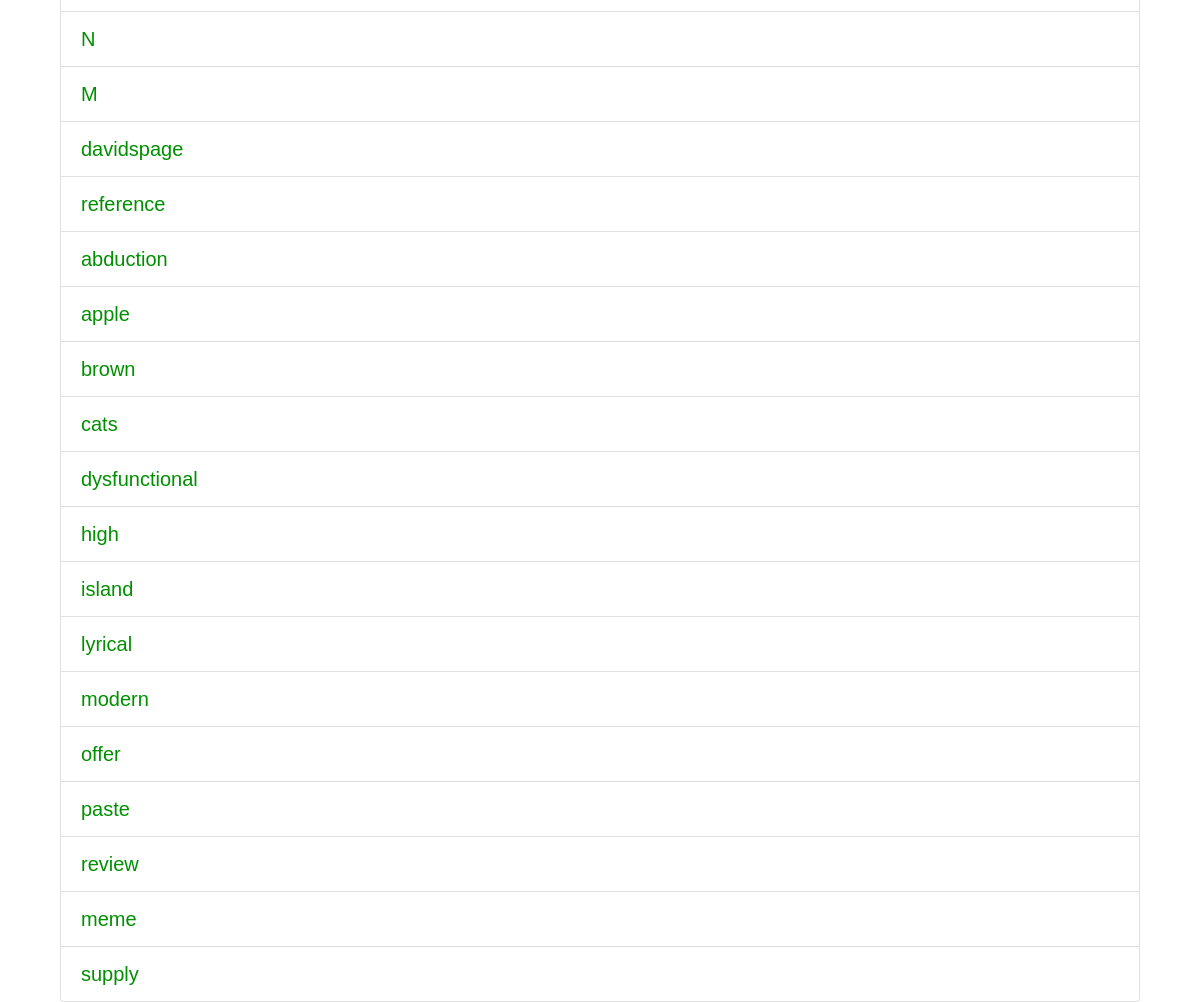
Before: /wiki/ (lower part) with the older database file.
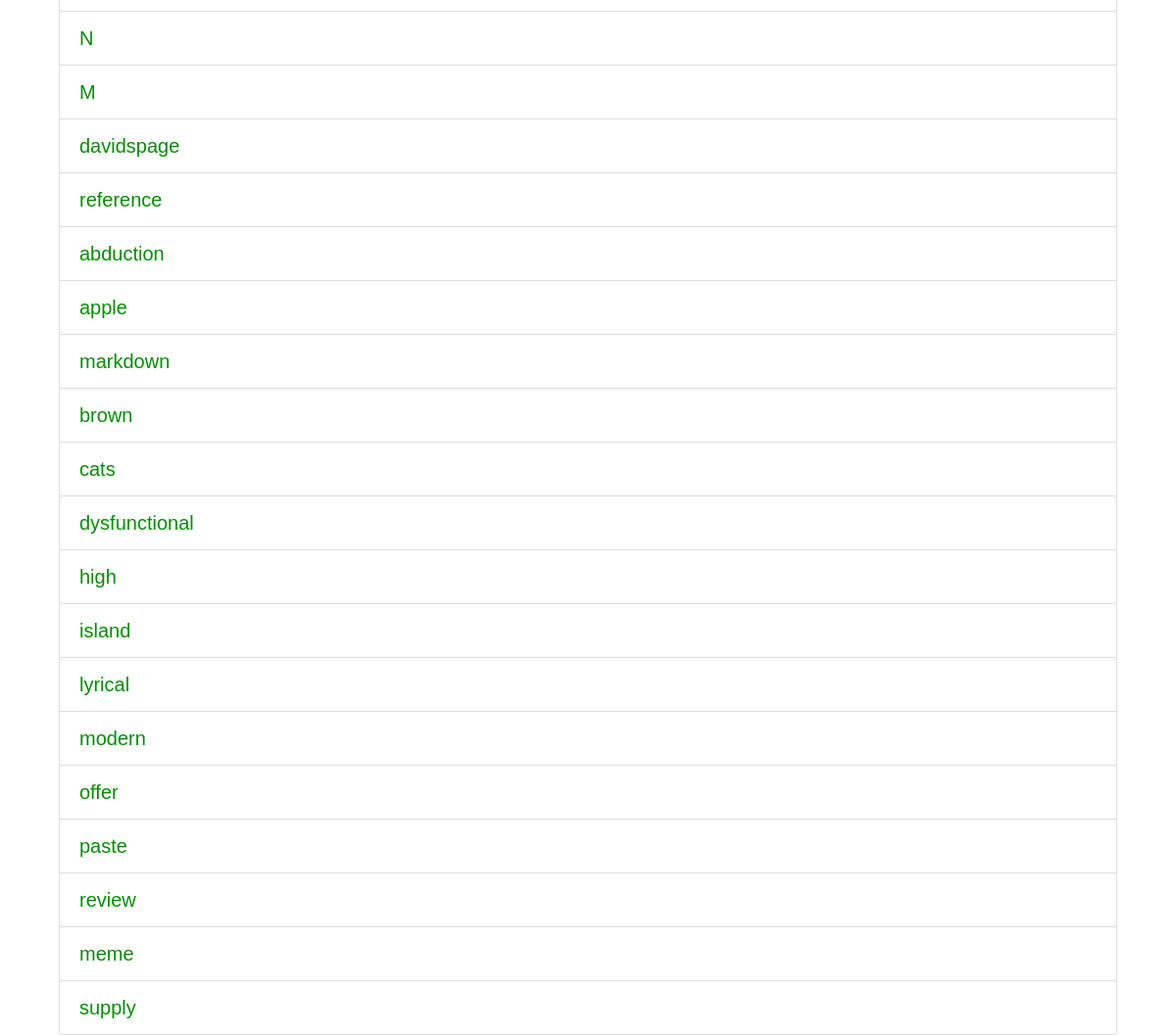
After: the same page with the newer database file.
### wiki/models.py (models this page shows, shortened)
class Page(models.Model):
    title = models.CharField(max_length=64, primary_key=True)
    content = models.TextField()

### wiki/views.py (the view)
# urls.py: path('', views.IndexView.as_view(), name='index'),
class IndexView(generic.ListView):
    template_name = 'wiki/index.html'
    context_object_name = 'pages'
    def get_queryset(self):
        return Page.objects.all()

### wiki/templates/wiki/index.html (shortened to what this page needs)
{% extends "wiki/base.html" %}
{% load static %}
{% block content %}
<div class="container">
    {% if pages %}
    <ul class="list-group" id="listorder">
        {% for page in pages %}
        <li class="list-group-item"><a href="{% url 'wiki:detail' page.title %}">{{ page.title }}</a></li>
        {% endfor %}
    </ul>
    {% else %}
    <p>No pages are available.</p>
    {% endif %}
</div>
{% endblock content %}

Changed rows visible on the page:
added Page: title "markdown"
